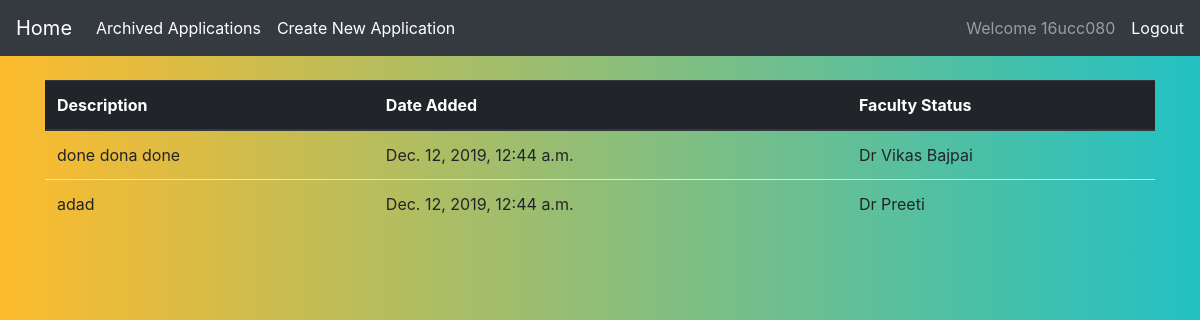
The page /student/pending-application (signed in) on the database as committed earlier.
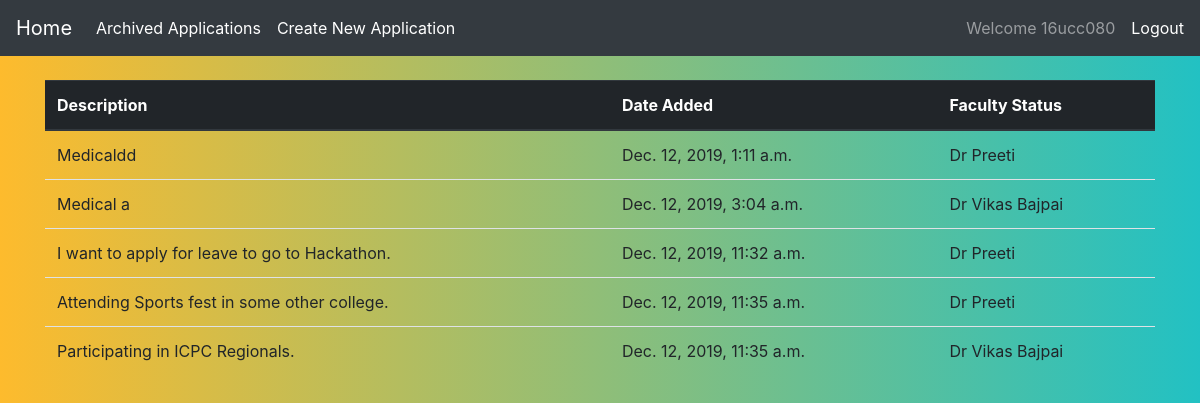
The same page on the database as committed later.
### student/models.py (models this page shows, shortened)
class Application(models.Model):
    author = models.ForeignKey(Student, on_delete=models.CASCADE)
    docs = models.FileField(upload_to='applications')
    description = models.TextField(default='Medical')
    is_pending = models.BooleanField(default=True)
    faculty = models.ForeignKey(Faculty, on_delete=models.CASCADE)
    dateAdded = models.DateTimeField(auto_now_add=True)
    dateProcessed = models.DateTimeField(auto_now=True)
    accepted = models.BooleanField(default=False)
    rejected = models.BooleanField(default=False)
    from_Date = models.DateField(default=timezone.now)
    to_Date = models.DateField(default=timezone.now)

### faculty/models.py (models this page shows, shortened)
class Faculty(models.Model):
    DEPARTMENT = (
        ('ECE', 'ECE'),
        ('CSE', 'CSE'),
        ('ME', 'ME'),
        ('Medical', 'Medical'),
        ('Dean', 'Dean')
    )
    user = models.OneToOneField(User, on_delete=models.CASCADE)
    department = models.CharField(max_length=30, choices=DEPARTMENT)
    level = models.IntegerField(default=2)

### student/views.py (the view)
# urls.py: path('pending-application', views.PendingApplication, name='StudentPendingApplication'),
@login_required(login_url='studentLogin', redirect_field_name='StudentHome')
def PendingApplication(request):
    user = request.user
    student = Student.objects.all().filter(user=user).first()
    application = Application.objects.all().filter(author=student,is_pending=True)
    context = {
        "title":"Pending Applications",
        'applications': application
    }
    return render(request, 'student/pending.html', context)

### student/templates/student/pending.html (shortened to what this page needs)
{% extends 'manager/base.html' %}
{% block content %}
    <nav class="navbar navbar-expand-lg navbar-dark bg-dark">
        <a class="navbar-brand" href="{% url 'StudentHome' %}">Home</a>
        <div class="collapse navbar-collapse" id="navbarText">
            <ul class="navbar-nav mr-auto">
                <li class="nav-item active">
                    <a class="nav-link" href="{% url 'StudentArchivedApplication' %}">Archived Applications</a>
                </li>
                <li class="nav-item active">
                    <a class="nav-link" href="{% url 'NewApplication' %}">Create New Application</a>
                </li>
            </ul>
            <span class="navbar-text mr-3">
                Welcome {{request.user}}
            </span>
            <span class="navbar-text">
                <a href="{% url 'studentLogout' %}">Logout</a>
            </span>
        </div>
    </nav>
    <div class="container">
        <table class="table mt-4 mb-4">
            <thead class="thead-dark">
                <tr>
                    <th scope="col">Description</th>
                    <th scope="col">Date Added</th>
                    <th scope="col">Faculty Status</th>
                </tr>
            </thead>
            <tbody>
                {% for application in applications %}
                    <tr>
                        <td>
                            {{application.description}}
                        </td>
                        <td>
                            {{application.dateAdded}}
                        </td>
                        <td>
                            {{application.faculty.user.first_name}} {{application.faculty.user.last_name}}
                        </td>
                    </tr>
                {% endfor %}
            </tbody>
        </table>
    </div>
{% endblock %}

Rows that differ between the two databases and show on the page:
no longer on this page (row edited): Application: description "done dona done", dateAdded "Dec. 12, 2019, 12:44 a.m.", faculty.user.first_name "Dr Vikas", faculty.user.last_name "Bajpai"
no longer on this page (row edited): Application: description "adad", dateAdded "Dec. 12, 2019, 12:44 a.m.", faculty.user.first_name "Dr", faculty.user.last_name "Preeti"
added Application: description "Medicaldd", dateAdded "Dec. 12, 2019, 1:11 a.m.", faculty.user.first_name "Dr", faculty.user.last_name "Preeti"
added Application: description "Medical a", dateAdded "Dec. 12, 2019, 3:04 a.m.", faculty.user.first_name "Dr Vikas", faculty.user.last_name "Bajpai"
added Application: description "I want to apply for leave to go to Hackathon.", dateAdded "Dec. 12, 2019, 11:32 a.m.", faculty.user.first_name "Dr", faculty.user.last_name "Preeti"
added Application: description "Attending Sports fest in some other college.", dateAdded "Dec. 12, 2019, 11:35 a.m.", faculty.user.first_name "Dr", faculty.user.last_name "Preeti"
added Application: description "Participating in ICPC Regionals.", dateAdded "Dec. 12, 2019, 11:35 a.m.", faculty.user.first_name "Dr Vikas", faculty.user.last_name "Bajpai"
